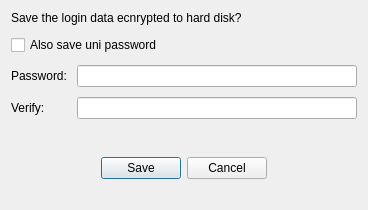
<?xml version="1.0" encoding="UTF-8"?>
<ui version="4.0">
 <class>SaveDialog</class>
 <widget class="QDialog" name="SaveDialog">
  <property name="geometry">
   <rect>
    <x>0</x>
    <y>0</y>
    <width>368</width>
    <height>210</height>
   </rect>
  </property>
  <property name="windowTitle">
   <string>Dialog</string>
  </property>
  <layout class="QVBoxLayout" name="verticalLayout">
   <item>
    <layout class="QVBoxLayout" name="rootVerticalLayout">
     <property name="spacing">
      <number>10</number>
     </property>
     <item>
      <widget class="QLabel" name="headlineLabel">
       <property name="sizePolicy">
        <sizepolicy hsizetype="Preferred" vsizetype="Fixed">
         <horstretch>0</horstretch>
         <verstretch>0</verstretch>
        </sizepolicy>
       </property>
       <property name="text">
        <string>Save the login data ecnrypted to hard disk?</string>
       </property>
      </widget>
     </item>
     <item>
      <widget class="QCheckBox" name="saveUniPasswordCheckBox">
       <property name="text">
        <string>Also save uni password</string>
       </property>
      </widget>
     </item>
     <item>
      <layout class="QFormLayout" name="formLayout">
       <item row="0" column="0">
        <widget class="QLabel" name="PasswordLabel">
         <property name="text">
          <string>Password:</string>
         </property>
        </widget>
       </item>
       <item row="0" column="1">
        <widget class="QLineEdit" name="encryptionPasswordLineEdit">
         <property name="echoMode">
          <enum>QLineEdit::EchoMode::Password</enum>
         </property>
         <property name="placeholderText">
          <string/>
         </property>
        </widget>
       </item>
       <item row="1" column="0">
        <widget class="QLabel" name="VerifyLabel">
         <property name="text">
          <string>Verify:</string>
         </property>
        </widget>
       </item>
       <item row="1" column="1">
        <widget class="QLineEdit" name="encryptionPasswordVerifyLineEdit">
         <property name="echoMode">
          <enum>QLineEdit::EchoMode::Password</enum>
         </property>
        </widget>
       </item>
      </layout>
     </item>
     <item>
      <layout class="QHBoxLayout" name="horizontalLayout"/>
     </item>
     <item>
      <widget class="QDialogButtonBox" name="dialogButtonBox">
       <property name="sizePolicy">
        <sizepolicy hsizetype="Expanding" vsizetype="Preferred">
         <horstretch>0</horstretch>
         <verstretch>0</verstretch>
        </sizepolicy>
       </property>
       <property name="orientation">
        <enum>Qt::Orientation::Horizontal</enum>
       </property>
       <property name="standardButtons">
        <set>QDialogButtonBox::StandardButton::Cancel|QDialogButtonBox::StandardButton::Save</set>
       </property>
       <property name="centerButtons">
        <bool>true</bool>
       </property>
      </widget>
     </item>
    </layout>
   </item>
  </layout>
 </widget>
 <resources/>
 <connections>
  <connection>
   <sender>dialogButtonBox</sender>
   <signal>accepted()</signal>
   <receiver>SaveDialog</receiver>
   <slot>accept()</slot>
   <hints>
    <hint type="sourcelabel">
     <x>248</x>
     <y>254</y>
    </hint>
    <hint type="destinationlabel">
     <x>157</x>
     <y>274</y>
    </hint>
   </hints>
  </connection>
  <connection>
   <sender>dialogButtonBox</sender>
   <signal>rejected()</signal>
   <receiver>SaveDialog</receiver>
   <slot>reject()</slot>
   <hints>
    <hint type="sourcelabel">
     <x>316</x>
     <y>260</y>
    </hint>
    <hint type="destinationlabel">
     <x>286</x>
     <y>274</y>
    </hint>
   </hints>
  </connection>
 </connections>
</ui>
